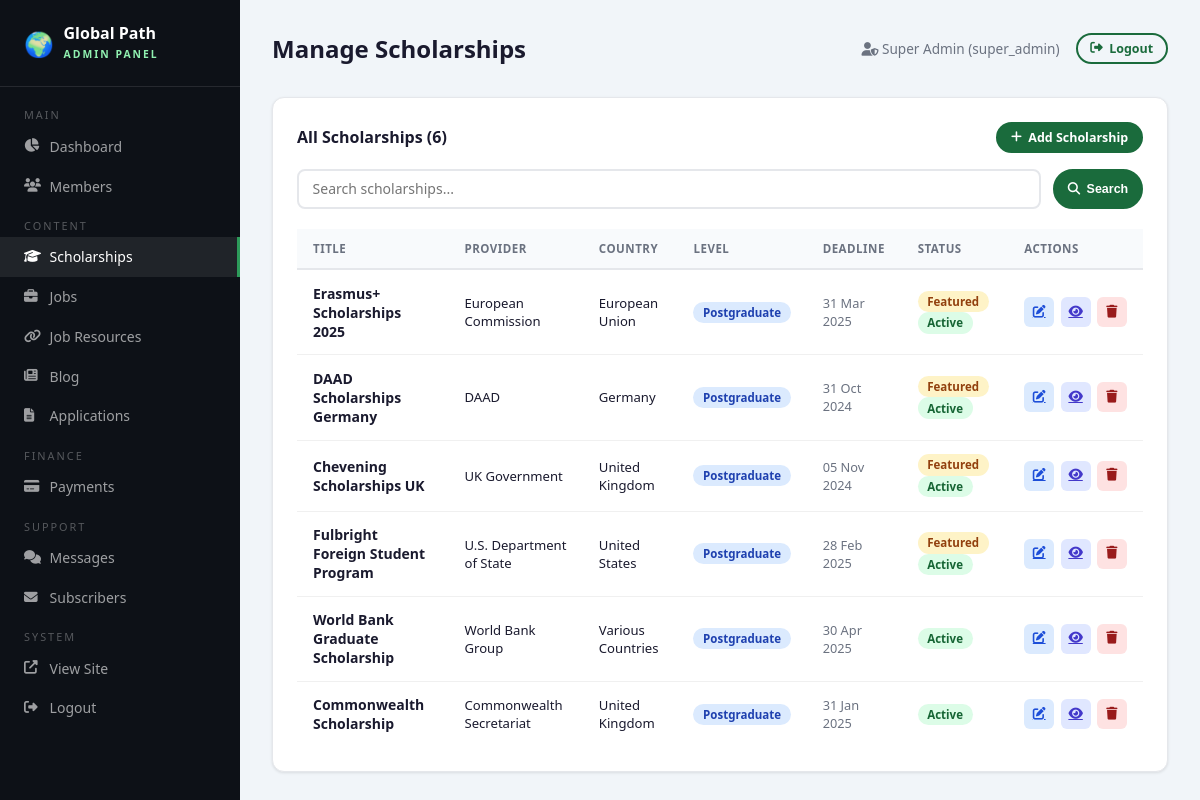
/admin/scholarships.php (signed in), run on the app's committed database.
### tables this page shows
CREATE TABLE scholarships (
    id INT AUTO_INCREMENT PRIMARY KEY,
    title VARCHAR(300) NOT NULL,
    provider VARCHAR(200) NOT NULL,
    country VARCHAR(150) NOT NULL,
    description TEXT NOT NULL,
    eligibility TEXT,
    benefits TEXT,
    deadline DATE,
    link VARCHAR(500),
    source_org VARCHAR(200),
    field_of_study VARCHAR(300),
    level ENUM('undergraduate','postgraduate','phd','all') DEFAULT 'all',
    type ENUM('full','partial','fellowship','exchange') DEFAULT 'full',
    image VARCHAR(255) NULL,
    is_featured TINYINT(1) DEFAULT 0,
    is_active TINYINT(1) DEFAULT 1,
    african_countries TEXT COMMENT 'JSON array of eligible countries, empty means all',
    created_by INT,
    listing_origin VARCHAR(20) NOT NULL DEFAULT 'manual',
    external_source_key VARCHAR(120) NULL,
    external_id VARCHAR(191) NULL,
    published_at DATETIME NULL,
    last_seen_at DATETIME NULL,
    last_synced_at DATETIME NULL,
    live_metadata MEDIUMTEXT NULL,
    created_at DATETIME DEFAULT CURRENT_TIMESTAMP,
    updated_at DATETIME DEFAULT CURRENT_TIMESTAMP ON UPDATE CURRENT_TIMESTAMP,
    FOREIGN KEY (created_by) REFERENCES admins(id) ON DELETE SET NULL
);

### css/includes/config.php (called while the page is built, shortened)
<?php
function sanitize($input) {
    return htmlspecialchars(strip_tags(trim($input)), ENT_QUOTES, 'UTF-8');
}
?>

### admin/scholarships.php (the view, shortened to what this page needs)
<?php
$adminTitle = 'Manage Scholarships';
require_once 'header.php';
$db = getDB();
$search=sanitize($_GET['search']??'');
$where=$search?"WHERE title LIKE ? OR provider LIKE ?":'';
$params=$search?["%$search%","%$search%"]:[];
$page=max(1,(int)($_GET['page']??1));$perPage=15;$offset=($page-1)*$perPage;
$total=$db->prepare("SELECT COUNT(*) FROM scholarships $where");$total->execute($params);$total=$total->fetchColumn();
$list=$db->prepare("SELECT * FROM scholarships $where ORDER BY created_at DESC LIMIT $perPage OFFSET $offset");
$list->execute($params);$scholarships=$list->fetchAll();
?>
<div class="admin-card">
    <div style="display:flex;justify-content:space-between;align-items:center;margin-bottom:1rem;flex-wrap:wrap;gap:.75rem;">
        <h3 style="font-size:1rem;font-weight:700;">All Scholarships (<?= $total ?>)</h3>
        <a href="?add=1" class="btn btn-primary btn-sm"><i class="fas fa-plus"></i> Add Scholarship</a>
    </div>
    <form method="GET" class="search-row">
        <input type="text" name="search" placeholder="Search scholarships..." value="<?= htmlspecialchars($search) ?>">
        <button type="submit" class="btn btn-primary btn-sm"><i class="fas fa-search"></i> Search</button>
    </form>
    <table>
        <thead><tr><th>Title</th><th>Provider</th><th>Country</th><th>Level</th><th>Deadline</th><th>Status</th><th>Actions</th></tr></thead>
        <tbody>
        <?php foreach($scholarships as $s): ?>
        <tr>
            <td><strong><?= htmlspecialchars(substr($s['title'],0,50)) ?><?= strlen($s['title'])>50?'...':'' ?></strong></td>
            <td style="font-size:.82rem"><?= htmlspecialchars($s['provider']) ?></td>
            <td style="font-size:.82rem"><?= htmlspecialchars($s['country']) ?></td>
            <td><span class="badge badge-blue"><?= ucfirst($s['level']) ?></span></td>
            <td style="font-size:.8rem;color:#6b7280"><?= $s['deadline']?date('d M Y',strtotime($s['deadline'])):'Open' ?></td>
            <td>
                <?php if($s['is_featured']): ?><span class="badge badge-gold">Featured</span><?php endif; ?>
                <span class="badge badge-<?= $s['is_active']?'green':'gray' ?>"><?= $s['is_active']?'Active':'Hidden' ?></span>
            </td>
            <td>
                <div style="display:flex;gap:.4rem;">
                    <a href="?edit=<?= $s['id'] ?>" class="btn-icon edit" title="Edit"><i class="fas fa-edit"></i></a>
                    <a href="<?= SITE_URL ?>/scholarship-detail.php?id=<?= $s['id'] ?>" target="_blank" class="btn-icon edit" title="View" style="background:#e0e7ff;color:#4338ca"><i class="fas fa-eye"></i></a>
                    <button onclick="confirmDelete('?delete=<?= $s['id'] ?>','Delete this scholarship?')" class="btn-icon delete" title="Delete"><i class="fas fa-trash"></i></button>
                </div>
            </td>
        </tr>
        <?php endforeach; ?>
        </tbody>
    </table>
</div>
<?php require_once 'footer.php'; ?>

### admin/header.php (shortened to what this page needs)
<?php
require_once '../includes/config.php';
$adminPage = basename($_SERVER['PHP_SELF'],'.php');
?>
<!DOCTYPE html>
<html lang="en">
<head>
<link rel="stylesheet" href="https://cdnjs.cloudflare.com/ajax/libs/font-awesome/6.5.0/css/all.min.css">
</head>
<body>
<div class="admin-layout">
<aside class="admin-sidebar">
    <div class="admin-logo"><span>🌍</span><div>Global Path<br><small>Admin Panel</small></div></div>
    <ul class="admin-nav">
        <li class="section-label">Main</li>
        <li><a href="dashboard.php" class="<?=$adminPage==='dashboard'?'active':''?>"><i class="fas fa-chart-pie"></i> Dashboard</a></li>
        <li><a href="users.php" class="<?=$adminPage==='users'?'active':''?>"><i class="fas fa-users"></i> Members</a></li>
        <li class="section-label">Content</li>
        <li><a href="scholarships.php" class="<?=$adminPage==='scholarships'?'active':''?>"><i class="fas fa-graduation-cap"></i> Scholarships</a></li>
        <li><a href="jobs.php" class="<?=$adminPage==='jobs'?'active':''?>"><i class="fas fa-briefcase"></i> Jobs</a></li>
        <li><a href="job-resources.php" class="<?=$adminPage==='job-resources'?'active':''?>"><i class="fas fa-link"></i> Job Resources</a></li>
        <li><a href="blog.php" class="<?=$adminPage==='blog'?'active':''?>"><i class="fas fa-newspaper"></i> Blog</a></li>
        <li><a href="applications.php" class="<?=$adminPage==='applications'?'active':''?>"><i class="fas fa-file-alt"></i> Applications</a></li>
        <li class="section-label">Finance</li>
        <li><a href="payments.php" class="<?=$adminPage==='payments'?'active':''?>"><i class="fas fa-credit-card"></i> Payments</a></li>
        <li class="section-label">Support</li>
        <li><a href="messages.php" class="<?=$adminPage==='messages'?'active':''?>"><i class="fas fa-comments"></i> Messages</a></li>
        <li><a href="subscribers.php" class="<?=$adminPage==='subscribers'?'active':''?>"><i class="fas fa-envelope"></i> Subscribers</a></li>
        <li class="section-label">System</li>
        <li><a href="../index.php" target="_blank"><i class="fas fa-external-link-alt"></i> View Site</a></li>
        <li><a href="logout.php"><i class="fas fa-sign-out-alt"></i> Logout</a></li>
    </ul>
</aside>
<div class="admin-content">
<div class="admin-topbar">
    <div class="admin-title"><?= $adminTitle??'Dashboard' ?></div>
    <div style="display:flex;align-items:center;gap:1rem;">
        <span style="font-size:.85rem;color:#6b7280;"><i class="fas fa-user-shield"></i> <?= htmlspecialchars($_SESSION['admin_name']??'Admin') ?> (<?= $_SESSION['admin_role']??'' ?>)</span>
        <a href="logout.php" class="btn btn-outline btn-sm"><i class="fas fa-sign-out-alt"></i> Logout</a>
    </div>
</div>

### admin/footer.php (shortened to what this page needs)
</div>
</div>
</body>
</html>

### admin/header.php (style rules this page uses)
* { box-sizing:border-box;margin:0;padding:0 }
body { font-family:'Segoe UI',sans-serif;background:#f1f5f9;color:#1a1a2e; }
.admin-layout { display:grid;grid-template-columns:240px 1fr;min-height:100vh; }
.admin-sidebar { background:#0d1117;padding:0;position:sticky;top:0;height:100vh;overflow-y:auto; }
.admin-logo { padding:1.5rem;border-bottom:1px solid rgba(255,255,255,.1);display:flex;align-items:center;gap:.6rem; }
.admin-logo span { font-size:1.5rem; }
.admin-logo div { color:white;font-weight:700;font-size:1rem;line-height:1.2; }
.admin-logo small { color:#90f0b0;font-size:.65rem;letter-spacing:2px;text-transform:uppercase; }
.admin-nav { list-style:none;padding:.5rem 0; }
.admin-nav .section-label { padding:.75rem 1.5rem .25rem;font-size:.68rem;color:rgba(255,255,255,.3);text-transform:uppercase;letter-spacing:2px; }
.admin-nav li a { display:flex;align-items:center;gap:.6rem;padding:.65rem 1.5rem;text-decoration:none;color:rgba(255,255,255,.6);font-size:.875rem;transition:.2s; }
.admin-nav li a:hover,.admin-nav li a.active { color:white;background:rgba(255,255,255,.08);border-right:3px solid #2d9b5a; }
.admin-nav li a i { width:16px;font-size:.85rem; }
.admin-content { padding:2rem;overflow-x:hidden; }
.admin-topbar { display:flex;justify-content:space-between;align-items:center;margin-bottom:2rem;flex-wrap:wrap;gap:1rem; }
.admin-title { font-size:1.5rem;font-weight:700;color:#1a1a2e; }
.admin-card { background:white;border-radius:12px;padding:1.5rem;box-shadow:0 1px 3px rgba(0,0,0,.1);border:1px solid #e5e7eb;margin-bottom:1.5rem; }
table { width:100%;border-collapse:collapse;font-size:.875rem }
th { background:#f8fafc;padding:.75rem 1rem;text-align:left;font-size:.72rem;font-weight:700;text-transform:uppercase;letter-spacing:.5px;color:#6b7280;border-bottom:2px solid #e5e7eb }
td { padding:.85rem 1rem;border-bottom:1px solid #f0f0f0;vertical-align:middle }
tr:last-child td { border-bottom:none }
.badge { display:inline-flex;align-items:center;gap:.25rem;padding:.2rem .6rem;border-radius:20px;font-size:.72rem;font-weight:600 }
.badge-green { background:#dcfce7;color:#166534 }
.badge-blue { background:#dbeafe;color:#1e40af }
.badge-gold { background:#fef3c7;color:#92400e }
.btn { display:inline-flex;align-items:center;gap:.4rem;padding:.5rem 1.1rem;border-radius:50px;font-size:.85rem;font-weight:600;text-decoration:none;cursor:pointer;border:2px solid transparent;transition:.2s }
.btn-primary { background:#1a6b3c;color:white;border-color:#1a6b3c }
.btn-outline { background:transparent;color:#1a6b3c;border-color:#1a6b3c }
.btn-sm { padding:.3rem .8rem;font-size:.78rem }
.btn-icon { width:30px;height:30px;border-radius:6px;border:none;cursor:pointer;display:flex;align-items:center;justify-content:center;font-size:.8rem;transition:.2s }
.btn-icon.edit { background:#dbeafe;color:#1d4ed8 }
.btn-icon.delete { background:#fee2e2;color:#991b1b }
input[type=text],input[type=email],input[type=number],input[type=date],input[type=url],textarea,select { width:100%;padding:.65rem .9rem;border:2px solid #e5e7eb;border-radius:8px;font-size:.9rem;outline:none;transition:.2s;font-family:inherit }
.search-row { display:flex;gap:.75rem;margin-bottom:1.25rem;flex-wrap:wrap }
.search-row input,.search-row select { flex:1;min-width:140px;padding:.55rem .85rem;border:2px solid #e5e7eb;border-radius:8px;font-size:.875rem;outline:none }

### data on the page
scholarships: title "Erasmus+ Scholarships 2025", provider "European Commission", country "European Union", level "Postgraduate", deadline "31 Mar 2025", is_featured "Featured", is_active "Active"
scholarships: title "DAAD Scholarships Germany", provider "DAAD", country "Germany", level "Postgraduate", deadline "31 Oct 2024", is_featured "Featured", is_active "Active"
scholarships: title "Chevening Scholarships UK", provider "UK Government", country "United Kingdom", level "Postgraduate", deadline "05 Nov 2024", is_featured "Featured", is_active "Active"
scholarships: title "Fulbright Foreign Student Program", provider "U.S. Department of State", country "United States", level "Postgraduate", deadline "28 Feb 2025", is_featured "Featured", is_active "Active"
scholarships: title "World Bank Graduate Scholarship", provider "World Bank Group", country "Various Countries", level "Postgraduate", deadline "30 Apr 2025", is_active "Active"
scholarships: title "Commonwealth Scholarship", provider "Commonwealth Secretariat", country "United Kingdom", level "Postgraduate", deadline "31 Jan 2025", is_active "Active"

### other printed values
$adminTitle "Manage Scholarships"
$_SESSION['admin_name'] "Super Admin"
$_SESSION['admin_role'] "super_admin"
$total "6"
